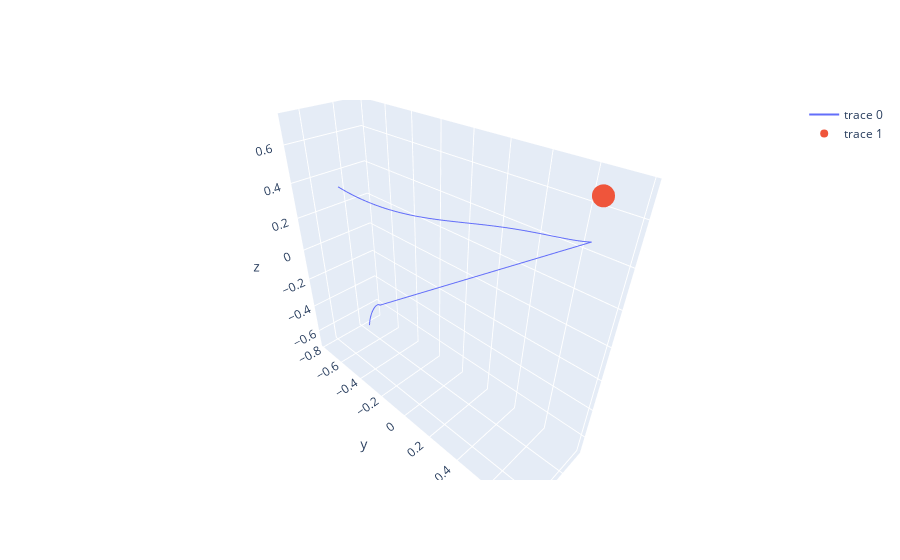

Notebook source saved alongside this figure:
### Markdown cell above
### Part 2-5: Simulation

### Code cell
SO.LMO_sat.reset_X()
# omega_0 = SO.LMO_sat.X()[1].transpose()
# H=SO.LMO_sat.MOI@omega_0
# print(f"H(0 s) = {H}")

t_step=1
target = np.vstack([SO.MRP_RsN, np.zeros(3)])#SO.omega_RsN])
data = SO.orbital_att_RK4int(SO.LMO_sat,
                      lambda x,t: SO.linear_control(x, 
                                                 target,
                                                 t, K, P),
                      np.zeros(3),
                      SO.LMO_sat.X(),
                      np.arange(0,400+t_step,t_step))
print(data)

fig = pgo.Figure()
sigma = target[0]
fig.add_scatter3d(x=data["sigma1"],
                  y=data["sigma2"],
                  z=data["sigma3"],
                  mode="lines")

lastval = data.iloc[-1].to_numpy()
print(lastval)
sigma_BR = am.DCM_2_MRP(am.MRP_2_DCM(lastval[1:4])@am.MRP_2_DCM(target[0]).transpose())
print(sigma_BR)
fig.add_scatter3d(x=[sigma[0]],
                  y=[sigma[1]],
                  z=[sigma[2]],
                  mode="markers")
fig.show()

### Figure 1 — Plotly figure (JSON) as saved in the notebook; plotly's stock layout.template omitted (floating-point values rounded to 4 significant figures; data arrays with more than 128 entries replaced by an {"elided": "..."} marker saying what was removed)
{"data": [{"mode": "lines", "type": "scatter3d", "x": {"elided": "401 float values"}, "y": {"elided": "401 float values"}, "z": {"elided": "401 float values"}}, {"mode": "markers", "type": "scatter3d", "x": [0], "y": [0.7071], "z": [0.7071]}], "layout": {}}
